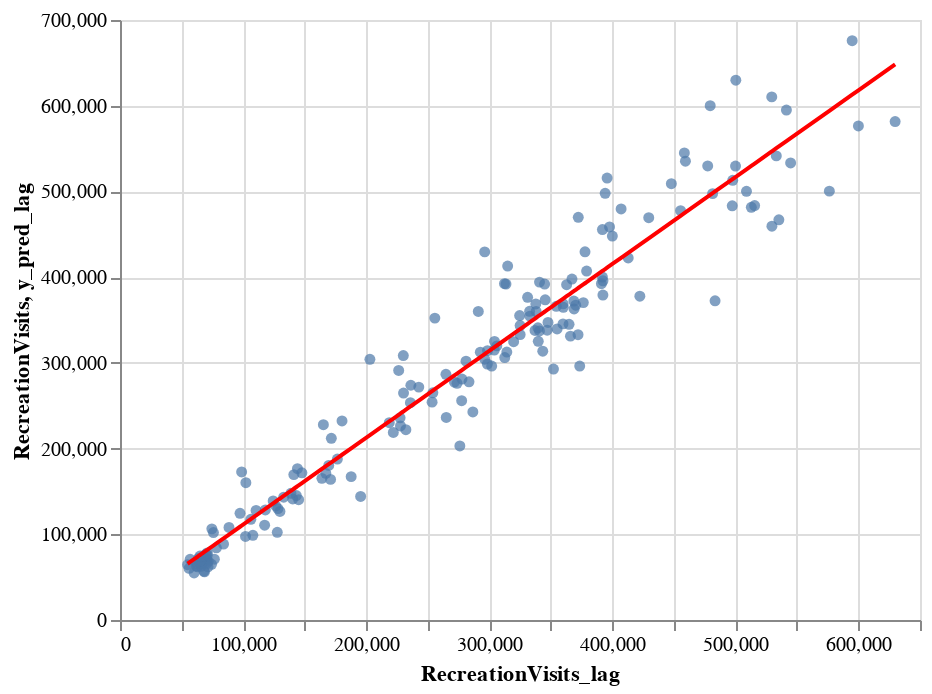

The notebook cell this image was saved under:
### Markdown cell above
**Linear Regression Plot**

### Code cell
pred_scatter_lag = alt.Chart(npDF).mark_circle().encode(
    x='RecreationVisits_lag:Q',
    y= 'RecreationVisits:Q',

)

pred_line_lag = alt.Chart(npDF).mark_line(color = 'red').encode(
    x='RecreationVisits_lag:Q',
    y= 'y_pred_lag:Q',
)


pred_scatter_lag + pred_line_lag

### Figure 1 — Vega-Lite specification as saved in the notebook (floating-point values rounded to 4 significant figures; data arrays with more than 128 entries replaced by an {"elided": "..."} marker saying what was removed)
{"config": {"view": {"continuousWidth": 400, "continuousHeight": 300}}, "layer": [{"mark": "circle", "encoding": {"x": {"type": "quantitative", "field": "RecreationVisits_lag"}, "y": {"type": "quantitative", "field": "RecreationVisits"}}}, {"mark": {"type": "line", "color": "red"}, "encoding": {"x": {"type": "quantitative", "field": "RecreationVisits_lag"}, "y": {"type": "quantitative", "field": "y_pred_lag"}}}], "data": {"name": "data-8ae03326e290aab940f98e29fea9c279"}, "$schema": "https://vega.github.io/schema/vega-lite/v4.8.1.json", "datasets": {"data-8ae03326e290aab940f98e29fea9c279": {"elided": "192 records"}}}
